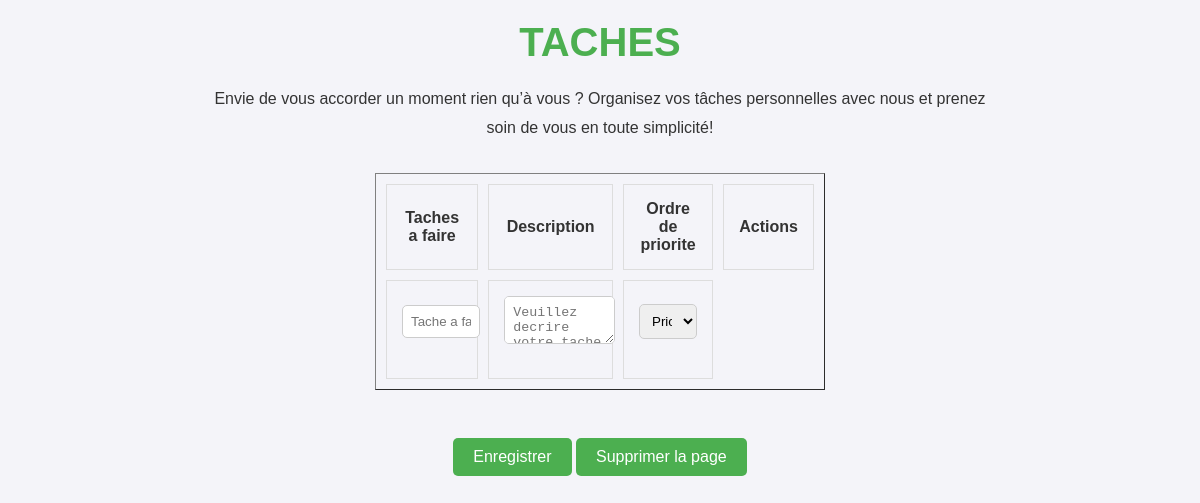
/tasks/, run on an earlier commit of the app's database.
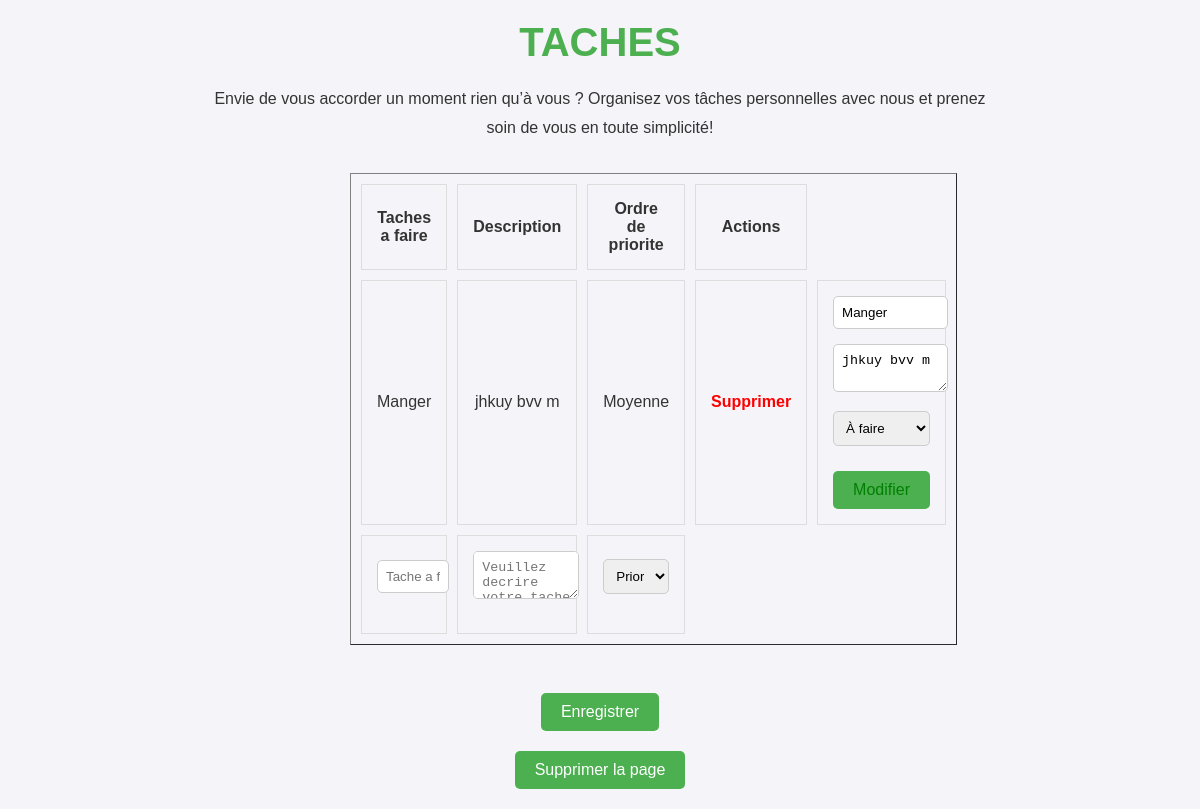
And on a later commit of the database.
### tasks/models.py (models this page shows, shortened)
class Task(models.Model):
    title=models.CharField(max_length=255)
    description=models.TextField()
    priority=models.CharField(max_length=50)
    objects=models.Manager()

### tasks/views.py (the view, shortened to what this page needs)
# urls.py: path('', info_personnel, name="info_personnel"),
def info_personnel(request):
    print("Vue infor_personnel appelee!!")
    donnees= Task.objects.all()
    return render(request, "Personal_tasks.html", context={"donnees":donnees})

### TacBlog/Templates/Personal_tasks.html (shortened to what this page needs)
<!DOCTYPE html>
{% load static %}
<html lang="en">
<head>
    <link rel="stylesheet" href="{% static 'style.css' %}">
</head>
<body>
  <header>
      <h1>TACHES</h1>
  </header>
  <main>
    <p>Envie de vous accorder un moment rien qu’à vous ? Organisez vos tâches personnelles avec nous et prenez soin de vous en toute simplicité!</p>
    <form action="{% url 'info_personnel' %}" method="POST">
       <table border="1" style="width: 100%; text-align: center;">
           <thead>
             <tr>
               <th>Taches a faire</th>
               <th> Description</th>
               <th>Ordre de priorite</th>
               <th>Actions</th>
             </tr>
           </thead>
           <tbody>
             {% for mana in donnees %}
             <tr>
                 <td>{{ mana.title }}</td>
                 <td>{{ mana.description }}</td>
                 <td>{{ mana.priority }}</td>
                 <td>
                     <a href="{% url 'do_tache' mana.id %}" type="button" style="color: red;">Supprimer</a>
                 </td>
                 <td>
                   <form action="{% url 'modifier_tache' mana.id %}" method="POST">
                     <input type="text" name="title" value="{{ mana.title }}">
                     <textarea name="description">{{ mana.description }}</textarea>
                     <select name="priority">
                       <option value= "Moyenne" {% if mana.priority == "Moyenne" %}selected{% endif %}>À faire</option>
                     </select>
                     <button type="submit" name="option_enre" value="Modifier" style="color: green;">Modifier</button>
                  </form>
                 </td>
             </tr>
             {% endfor %}
             <tr>
               <td><input type="text" name="Tache[]" placeholder="Tache a faire"></td>
               <td><textarea name="description[]"  placeholder="Veuillez decrire votre tache"></textarea></td>
               <td>
                   <select name="priorities[]">
                       <option value="Haute">Prioritaire</option>
                   </select>
               </td>
             </tr>
           </tbody>
       </table>
       <br>
       <button type="submit">Enregistrer</button>
       <form action="{% url 'do_tache_all' %}" method="POST">
           <button type="submit">Supprimer la page</button>
       </form>
    </form>
  </main>
</body>
</html>

### tasks/static/style.css (style rules this page uses)
body { font-family: Arial, sans-serif; margin: 0; padding: 0; background-color: #f4f4f9; color: #333; }
h1 { text-align: center; color: #4CAF50; font-size: 2.5em; margin: 20px 0; }
p { text-align: center; line-height: 1.8; margin: 10px auto; max-width: 800px; }
form { margin: 20px auto; max-width: 500px; text-align: center; }
form input, form textarea, form select { width: 100%; padding: 8px; margin-bottom: 15px; border: 1px solid #ccc; border-radius: 5px; }
form button { background-color: #4CAF50; color: white; border: none; padding: 10px 20px; cursor: pointer; font-size: 1em; border-radius: 5px; }
table { width: 100%; border-collapse: separate; border-spacing: 10px; margin: 30px auto; max-width: 90%; }

What changed in the data, as far as the page shows it:
added Task: title "Manger", description "jhkuy bvv m", priority "Moyenne", priority "À faire"
